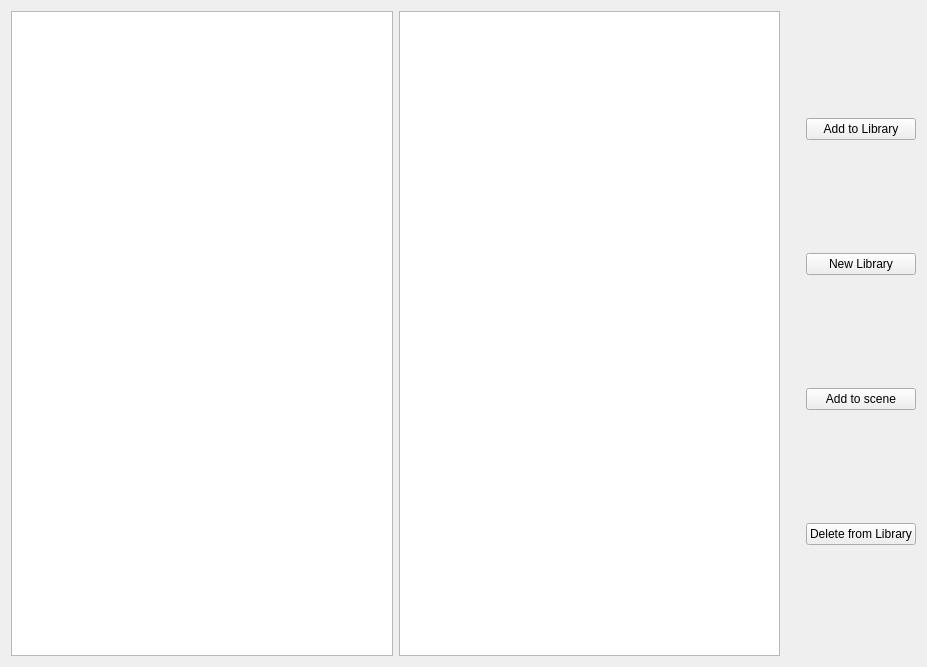
<?xml version="1.0" encoding="UTF-8"?>
<ui version="4.0">
 <class>Form</class>
 <widget class="QWidget" name="Form">
  <property name="geometry">
   <rect>
    <x>0</x>
    <y>0</y>
    <width>927</width>
    <height>667</height>
   </rect>
  </property>
  <property name="windowTitle">
   <string>Form</string>
  </property>
  <layout class="QHBoxLayout" name="horizontalLayout">
   <item>
    <layout class="QHBoxLayout" name="horizontalLayout_2">
     <item>
      <widget class="QListView" name="listView_2"/>
     </item>
     <item>
      <widget class="QListView" name="listView"/>
     </item>
     <item>
      <layout class="QVBoxLayout" name="verticalLayout_9">
       <property name="leftMargin">
        <number>20</number>
       </property>
       <item>
        <widget class="QPushButton" name="pushButton_2">
         <property name="text">
          <string>Add to Library</string>
         </property>
        </widget>
       </item>
       <item>
        <widget class="QPushButton" name="pushButton">
         <property name="text">
          <string>New Library</string>
         </property>
        </widget>
       </item>
       <item>
        <widget class="QPushButton" name="pushButton_3">
         <property name="text">
          <string>Add to scene</string>
         </property>
        </widget>
       </item>
       <item>
        <widget class="QPushButton" name="pushButton_4">
         <property name="text">
          <string>Delete from Library</string>
         </property>
        </widget>
       </item>
      </layout>
     </item>
    </layout>
   </item>
  </layout>
 </widget>
 <resources/>
 <connections/>
</ui>
